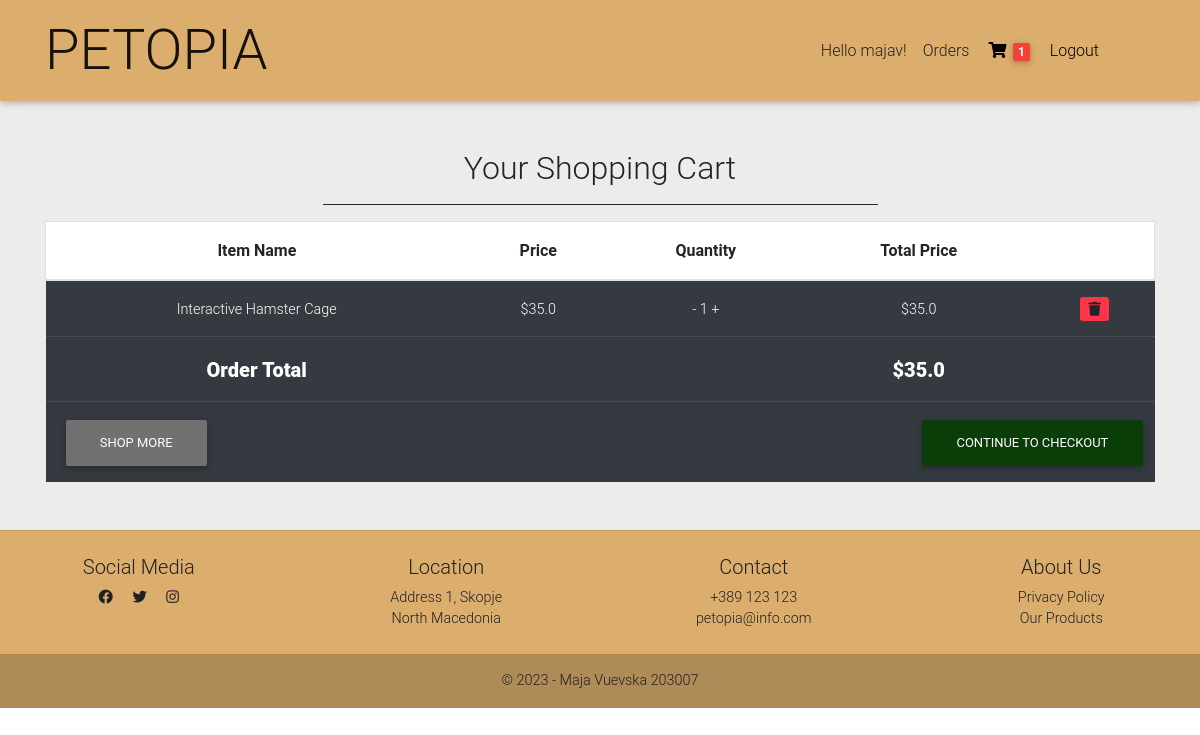
/cart/shopping-cart (signed in), run on the app's committed database.
### PetopiaApp/models.py (models this page shows, shortened)
class ShoppingCart(models.Model):
    user = models.ForeignKey(User, on_delete=models.CASCADE)
    date_created = models.DateTimeField(auto_now=True)
    date_ordered = models.DateTimeField(blank=True, null=True)
    ordered = models.BooleanField(default=False)
    items = models.ManyToManyField(CartItem)
    def get_total(self):
        total = 0
        for cart_item in self.items.all():
            total += cart_item.get_total_cart_item_price()
        return total
    def get_total_num_items(self):
        total = 0
        for cart_item in self.items.all():
            total += cart_item.quantity
        return total

class CartItem(models.Model):
    user = models.ForeignKey(User, on_delete=models.CASCADE, null=True, blank=True)
    product = models.ForeignKey(Product, on_delete=models.CASCADE)
    quantity = models.IntegerField(default=1)
    ordered = models.BooleanField(default=False)
    def get_total_cart_item_price(self):
        return self.quantity * self.product.price

class Product(models.Model):
    name = models.CharField(max_length=255)
    price = models.FloatField()
    image = models.ImageField(upload_to="images/product_images/", null=True)
    short_description = models.CharField(max_length=255)
    detailed_description = models.TextField()
    pet_category = models.ForeignKey(PetCategory, on_delete=models.CASCADE)
    product_category = models.CharField(max_length=10, choices=PRODUCT_CATEGORIES)
    brand = models.ForeignKey(Brand, on_delete=models.CASCADE)
    slug = models.SlugField()

### PetopiaApp/views.py (the view)
# urls.py: path('cart/shopping-cart', shopping_cart, name='shopping_cart'),
@login_required(login_url="/accounts/login/?next=/")
def shopping_cart(request):
    try:
        cart = ShoppingCart.objects.get(user=request.user, ordered=False)
    except ObjectDoesNotExist:
        date_ordered = timezone.now()
        cart = ShoppingCart.objects.create(user=request.user, date_ordered=date_ordered)
    context = {'object': cart}
    return render(request, "cart/shopping_cart.html", context)

### PetopiaApp/templatetags/cart_template_tags.py (called while the page is built)
@register.filter
def cart_item_count(user):
    if user.is_authenticated:
        qs = ShoppingCart.objects.filter(user=user, ordered=False)
        if qs.exists():
            return qs[0].get_total_num_items()
    return 0

### PetopiaApp/templates/cart/shopping_cart.html (shortened to what this page needs)
{% extends "base.html" %}
{% block content %}
    <main>
        <div class="container text-center" style="margin-bottom: 20px">
            <h2 class="pt-5">Your Shopping Cart</h2>
            <hr class="mx-auto opacity-100 w-50 border-12" style="width: 10px; background-color: #292D32">
            <table class="table mb-5 mx-auto">
                <thead class="border bg-white border-1">
                <tr class="th">
                    <th scope="col">Item Name</th>
                    <th scope="col">Price</th>
                    <th scope="col">Quantity</th>
                    <th scope="col">Total Price</th>
                    <th scope="col"></th>
                </tr>
                </thead>
                <tbody class="text-white mt-5 table-dark">
                {% for cart_item in object.items.all %}
                    <tr>
                        <td>
                            {{ cart_item.product.name }}
                        </td>
                        <td>${{ cart_item.product.price }}</td>
                        <td>
                            <a class="text-white" href="{% url 'PetopiaApp:remove_one_item_from_cart' cart_item.product.slug %}">-</a>
                            {{ cart_item.quantity }}
                            <a class="text-white" href="{% url 'PetopiaApp:add_to_cart' cart_item.product.slug %}">+</a>
                        </td>
                        <td>${{ cart_item.get_total_cart_item_price }}
                        </td>
                        <td>
                            <a class="btn-sm btn-danger"
                               href="{% url 'PetopiaApp:remove_from_cart' cart_item.product.slug %}">
                                <i class="fa fa-trash"></i>
                            </a>
                        </td>
                    </tr>
                {% endfor %}
                {% if object.get_total %}
                    <tr>
                        <td style="font-size: 20px; font-weight: bold"><b>Order Total</b></td>
                        <td></td>
                        <td></td>
                        <td style="font-size: 20px; font-weight: bold"><b>${{ object.get_total }}</b></td>
                        <td></td>
                    </tr>
                    <tr>
                        <td colspan="5">
                            <a class="btn text-white float-left ml-2" href="{% url 'PetopiaApp:home' %}"
                               style="background-color: #717171">Shop More</a>
                            <a class="btn text-white float-right" href="{% url 'PetopiaApp:checkout' %}"
                               style="background-color: #0A3E09">Continue to
                                checkout</a>
                        </td>
                    </tr>
                {% endif %}
                </tbody>
            </table>
        </div>
    </main>
{% endblock %}

### PetopiaApp/templates/navbar.html (shortened to what this page needs)
{% load cart_template_tags %}
<nav class="navbar navbar-expand-lg navbar-light scrolling-navbar" style="background-color: #DBAE6E;">
    <div class="container">
        <a class="navbar-brand waves-effect" href="/">
            <strong class="display-4">PETOPIA</strong>
        </a>
        <div class="collapse navbar-collapse" id="navbarSupportedContent">
            <ul class="navbar-nav nav-flex-icons pr-5">
                {% if request.user.is_authenticated %}
                    <li class="nav-item">
                        <span class="text-dark nav-link waves-effect">
                            <span class="clearfix d-none d-sm-inline-block">Hello {{ request.user.username }}!</span>
                        </span>
                    </li>
                    <li class="nav-item">
                        <a class="text-dark nav-link waves-effect" href="{% url 'PetopiaApp:orders' %}">
                            <span class="clearfix d-none d-sm-inline-block">Orders</span>
                        </a>
                    </li>
                    <li class="nav-item">
                        <a href="{% url 'PetopiaApp:shopping_cart' %}" class="nav-link waves-effect">
                            <i class="fas fa-shopping-cart"></i>
                            <span class="badge red z-depth-1 mr-1"> {{ request.user|cart_item_count }} </span>
                        </a>
                    </li>
                    <li class="nav-item">
                        <a class="nav-link waves-effect" href="{% url 'logout' %}?next={{ request.path }}">
                            <span class="clearfix d-none d-sm-inline-block"> Logout </span>
                        </a>
                    </li>
                {% else %}
                    <li class="nav-item">
                        <a class="nav-link waves-effect" href="{% url 'login' %}?next={{ request.path }}">
                            <span class="clearfix d-none d-sm-inline-block"> Login </span>
                        </a>
                    </li>
                {% endif %}
            </ul>
        </div>
    </div>
</nav>

### PetopiaApp/templates/base.html (style rules this page uses)
html, body, header, .carousel { height: 60vh; }

### PetopiaApp/templates/cart/shopping_cart.html (style rules this page uses)
.th>th { font-size: 16px; font-weight: bold }

### data on the page
CartItem: product.name "Interactive Hamster Cage", product.price "35.0", quantity "1", get_total_cart_item_price "35.0"
ShoppingCart: get_total "35.0"

### other printed values
{{ request.user.username }} "majav"
{{ request.user|cart_item_count }} "1"
